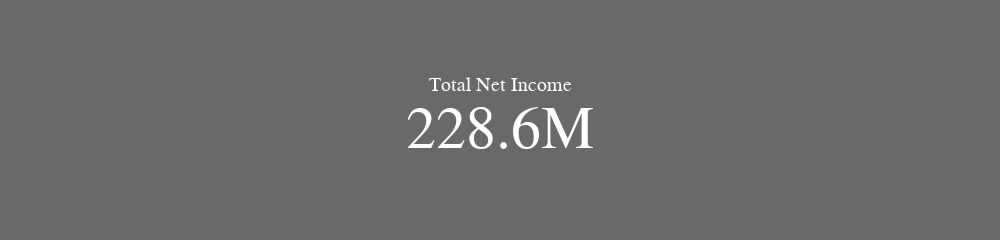

Here is the notebook cell this chart was saved with:
### Code cell
tni_fig = go.Figure()
tni_fig.add_trace(go.Indicator(mode="number",value=total_net_income,title={"text": "Total Net Income"},))
tni_fig.update_layout(
    height=200,
    width=1000,
    paper_bgcolor="dimgray",
    plot_bgcolor="black",
    font=dict(family="Century Gothic, Bold", color="white", size=20)
)
tni_fig.show()

### Figure 1 — Plotly figure (JSON) as saved in the notebook; plotly's stock layout.template omitted (floating-point values rounded to 4 significant figures)
{"data": [{"mode": "number", "title": {"text": "Total Net Income"}, "type": "indicator", "value": 228630316}], "layout": {"font": {"color": "white", "family": "Century Gothic, Bold", "size": 20}, "height": 200, "paper_bgcolor": "dimgray", "plot_bgcolor": "black", "width": 1000}}
